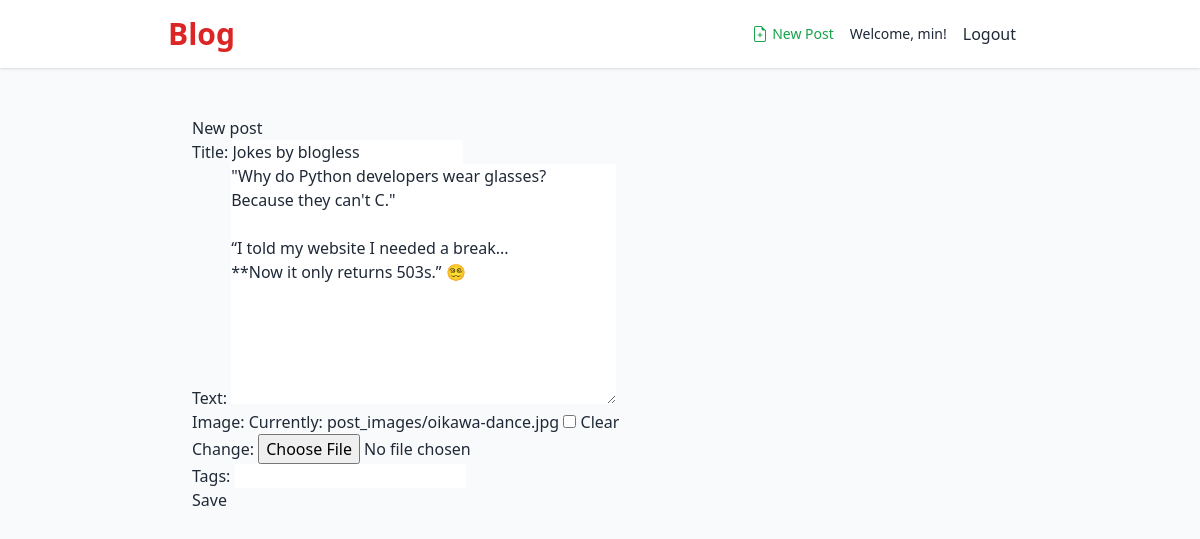
/post/15/edit/ (signed in), run on the app's committed database.
### blog/models.py (models this page shows, shortened)
class Post(models.Model):
    author = models.ForeignKey(settings.AUTH_USER_MODEL, on_delete=models.CASCADE)
    title = models.CharField(max_length=200)
    text = models.TextField()
    image = models.ImageField(upload_to='post_images/', blank=True, null=True)
    created_date = models.DateTimeField(default=timezone.now)
    published_date = models.DateTimeField(blank=True, null=True)
    likes = models.ManyToManyField(User, related_name='liked_posts', blank=True)
    tags = models.CharField(max_length=255, blank=True)

### blog/views.py (the view)
# urls.py: path('post/<int:pk>/edit/', views.post_edit, name="post_edit"),
@login_required
def post_edit(request, pk):
    post = get_object_or_404(Post, pk=pk)
    if post.author != request.user:
        return HttpResponseForbidden("You are not allowed to edit this post.")
    if request.method == "POST":
        form = PostForm(request.POST, request.FILES, instance=post)
        if form.is_valid():
            post = form.save(commit=False)
            post.author = request.user  # usually redundant on edit, but OK
            post.published_date = timezone.now()
            post.save()
            return redirect('post_detail', pk=post.pk)
    else:
        form = PostForm(instance=post)
    return render(request, 'blog/post_edit.html', {'form': form})

### blog/forms.py
class PostForm(forms.ModelForm):
    class Meta:
        model = Post
        fields =('title', 'text', 'image', 'tags')

### blog/templates/blog/post_edit.html (shortened to what this page needs)
{% extends 'blog/base.html' %} {% block content %}
<h2>New post</h2>
<form method="POST" enctype="multipart/form-data" class="post-form">
  {% csrf_token %} {{ form.as_p }}
  <button type="submit" class="save btn btn-secondary">Save</button>
</form>
{% endblock %}

### blog/templates/blog/base.html (shortened to what this page needs)
{% load static %}
<!DOCTYPE html>
<html lang="en">
  <head>
    <script src="https://cdn.tailwindcss.com"></script>
  </head>
  <body class="bg-gray-50 text-gray-800 font-sans">
    <header class="bg-white shadow">
      <div
        class="max-w-4xl mx-auto px-4 py-4 flex justify-between items-center"
      >
        <h1 class="text-3xl font-bold text-red-600">
          <a href="/">Blog</a>
        </h1>
        <div class="flex items-center space-x-4">
          {% if user.is_authenticated %}
          <a
            href="{% url 'post_new'%}"
            class="text-sm text-green-600 hover:underline flex items-center gap-1"
          >
            {% include "./icons/file-earmark-plus.svg" %} New Post
          </a>
          <p class="text-sm">
            Welcome, <span class="font-medium">{{ user.username }}</span>!
            <form method="POST" action="{% url "logout" %}" style="display: inline;" >
              <button class="btn btn-link" style="border: none; background: none;">
                Logout
              </button>
            </form>
          </p>
          {% else %}
          <a href="{% url "login" %}" class="text-sm text-blue-600 hover:underline">Login </a>
          {% endif %}
        </div>
      </div>
    </header>
    <main class="max-w-4xl mx-auto px-4 py-6">
      <div class=" rounded-xl p-6">
        {% block content %}{% endblock %}
      </div>
    </main>
  </body>
</html>

### data on the page
Post: title "Jokes by blogless", text "\"Why do Python developers wear glasses? Because they can't C.\" “I told my website I needed a break... **Now it only returns 503s.” 😵‍💫"

### other printed values
{{ user.username }} "min"
